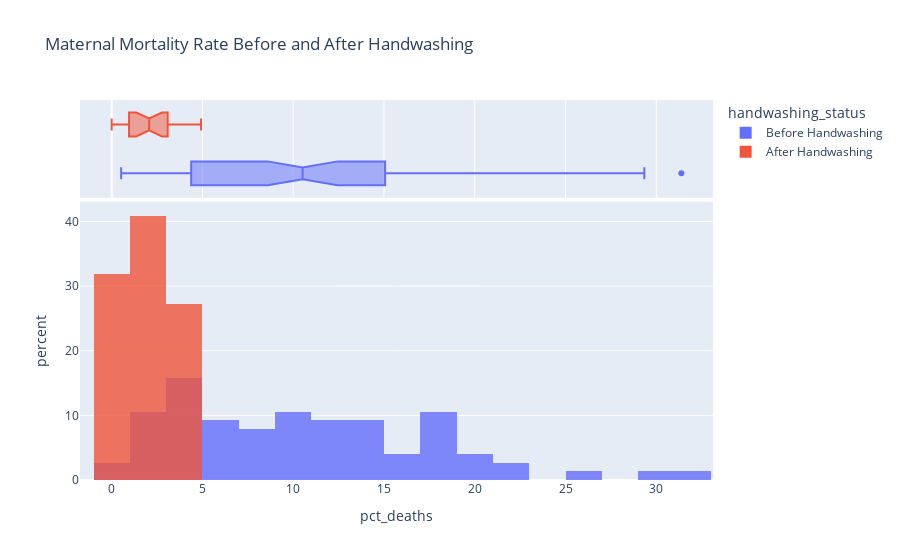

Here is the notebook cell this chart was saved with:
### Markdown cell above
### Use Histograms to Visualise the Monthly Distribution of Outcomes

**Challenge**: Create a [plotly histogram](https://plotly.com/python/histograms/) to show the monthly percentage of deaths. 

* Use docs to check out the available parameters. Use the [`color` parameter](https://plotly.github.io/plotly.py-docs/generated/plotly.express.histogram.html) to display two overlapping histograms.
* The time period of handwashing is shorter than not handwashing. Change `histnorm` to `percent` to make the time periods comparable. 
* Make the histograms slighlty transparent
* Experiment with the number of bins on the histogram. Which number work well in communicating the range of outcomes?
* Just for fun, display your box plot on the top of the histogram using the `marginal` parameter.

### Code cell
px.histogram(df_monthly,
             x='pct_deaths',
             color='handwashing_status',
             title='Maternal Mortality Rate Before and After Handwashing',
             histnorm='percent',
             nbins=20,
             opacity=0.8,
             marginal='box',
             barmode='overlay').show()

### Figure 1 — Plotly figure (JSON) as saved in the notebook; plotly's stock layout.template omitted (floating-point values rounded to 4 significant figures)
{"data": [{"alignmentgroup": "True", "bingroup": "x", "histnorm": "percent", "hovertemplate": "handwashing_status=Before Handwashing<br>pct_deaths=%{x}<br>percent=%{y}<extra></extra>", "legendgroup": "Before Handwashing", "marker": {"color": "#636efa", "opacity": 0.8, "pattern": {"shape": ""}}, "name": "Before Handwashing", "nbinsx": 20, "offsetgroup": "Before Handwashing", "orientation": "v", "showlegend": true, "type": "histogram", "x": [14.57, 7.531, 4.332, 1.569, 0.7843, 5, 8.421, 1.351, 1.878, 11.02, 22.55, 20.85, 12.22, 10.23, 10.74, 3.226, 6.593, 20.78, 25.46, 18.39, 29.34, 22.97, 31.38, 19.12, 15.97, 12.41, 11.93, 6.098, 4.082, 0.5236, 1.554, 2.262, 17.6, 7.143, 8.051, 15.16, 11.28, 17.03, 17.31, 5.833, 2.679, 4.369, 6.32, 1.224, 3.226, 11.02, 10.55, 7.591, 4.745, 4.452, 4.231, 4.392, 7.143, 6.122, 3.586, 10.55, 14.84, 10.94, 10.49, 13.39, 18.09, 15.43, 18.97, 13.44, 10.15, 13.1, 18.06, 14.39, 14.96, 10.77, 5.369, 3.215, 1.923, 3.607, 18.27, 12.24], "xaxis": "x", "yaxis": "y"}, {"alignmentgroup": "True", "hovertemplate": "handwashing_status=Before Handwashing<br>pct_deaths=%{x}<extra></extra>", "legendgroup": "Before Handwashing", "marker": {"color": "#636efa"}, "name": "Before Handwashing", "notched": true, "offsetgroup": "Before Handwashing", "showlegend": false, "type": "box", "x": [14.57, 7.531, 4.332, 1.569, 0.7843, 5, 8.421, 1.351, 1.878, 11.02, 22.55, 20.85, 12.22, 10.23, 10.74, 3.226, 6.593, 20.78, 25.46, 18.39, 29.34, 22.97, 31.38, 19.12, 15.97, 12.41, 11.93, 6.098, 4.082, 0.5236, 1.554, 2.262, 17.6, 7.143, 8.051, 15.16, 11.28, 17.03, 17.31, 5.833, 2.679, 4.369, 6.32, 1.224, 3.226, 11.02, 10.55, 7.591, 4.745, 4.452, 4.231, 4.392, 7.143, 6.122, 3.586, 10.55, 14.84, 10.94, 10.49, 13.39, 18.09, 15.43, 18.97, 13.44, 10.15, 13.1, 18.06, 14.39, 14.96, 10.77, 5.369, 3.215, 1.923, 3.607, 18.27, 12.24], "xaxis": "x2", "yaxis": "y2"}, {"alignmentgroup": "True", "bingroup": "x", "histnorm": "percent", "hovertemplate": "handwashing_status=After Handwashing<br>pct_deaths=%{x}<br>percent=%{y}<extra></extra>", "legendgroup": "After Handwashing", "marker": {"color": "#EF553B", "opacity": 0.8, "pattern": {"shape": ""}}, "name": "After Handwashing", "nbinsx": 20, "offsetgroup": "After Handwashing", "orientation": "v", "showlegend": true, "type": "histogram", "x": [2.239, 1.2, 1.894, 4.58, 3.957, 4.472, 2.93, 3.534, 0.6873, 0, 0.6557, 0.9585, 1.136, 0.3717, 0, 0.9615, 2.341, 2.903, 1.34, 2.233, 3.085, 4.926], "xaxis": "x", "yaxis": "y"}, {"alignmentgroup": "True", "hovertemplate": "handwashing_status=After Handwashing<br>pct_deaths=%{x}<extra></extra>", "legendgroup": "After Handwashing", "marker": {"color": "#EF553B"}, "name": "After Handwashing", "notched": true, "offsetgroup": "After Handwashing", "showlegend": false, "type": "box", "x": [2.239, 1.2, 1.894, 4.58, 3.957, 4.472, 2.93, 3.534, 0.6873, 0, 0.6557, 0.9585, 1.136, 0.3717, 0, 0.9615, 2.341, 2.903, 1.34, 2.233, 3.085, 4.926], "xaxis": "x2", "yaxis": "y2"}], "layout": {"barmode": "overlay", "legend": {"title": {"text": "handwashing_status"}, "tracegroupgap": 0}, "title": {"text": "Maternal Mortality Rate Before and After Handwashing"}, "xaxis": {"anchor": "y", "domain": [0, 1], "title": {"text": "pct_deaths"}}, "xaxis2": {"anchor": "y2", "domain": [0, 1], "matches": "x", "showgrid": true, "showticklabels": false}, "yaxis": {"anchor": "x", "domain": [0, 0.7326], "title": {"text": "percent"}}, "yaxis2": {"anchor": "x2", "domain": [0.7426, 1], "matches": "y2", "showgrid": false, "showline": false, "showticklabels": false, "ticks": ""}}}
